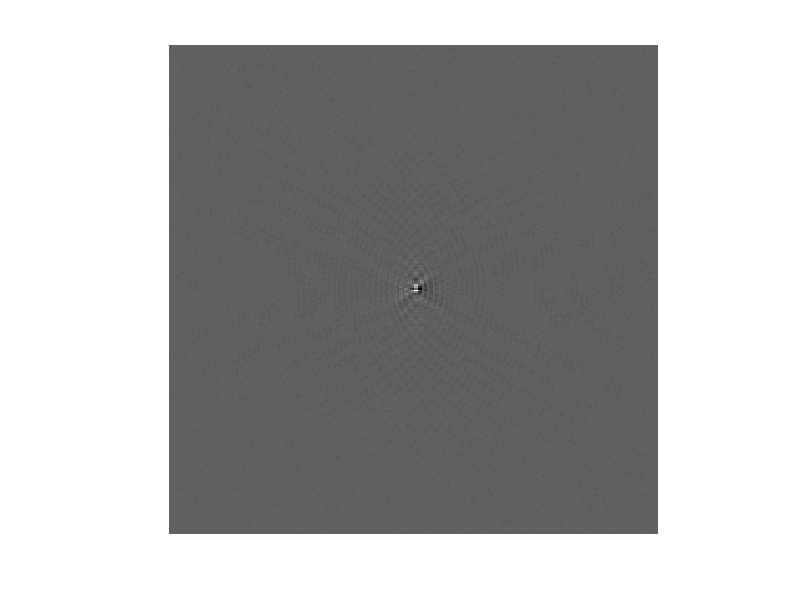
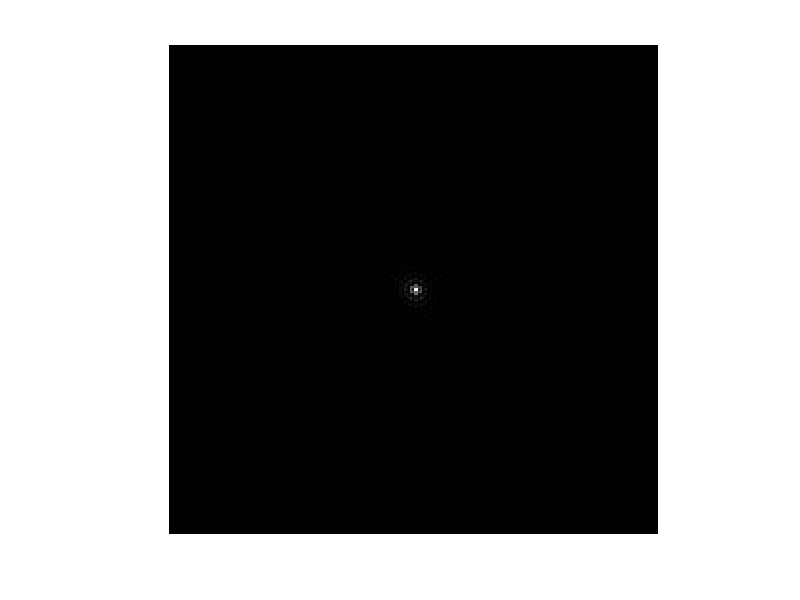
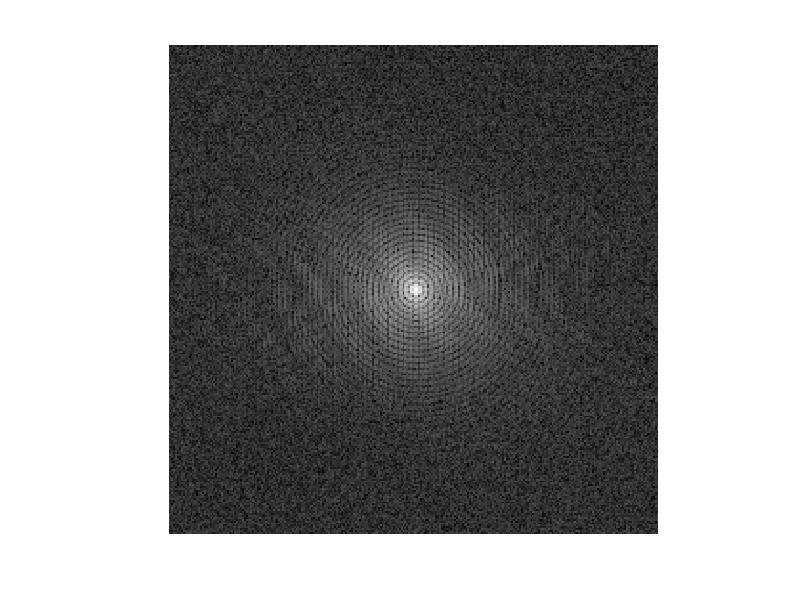
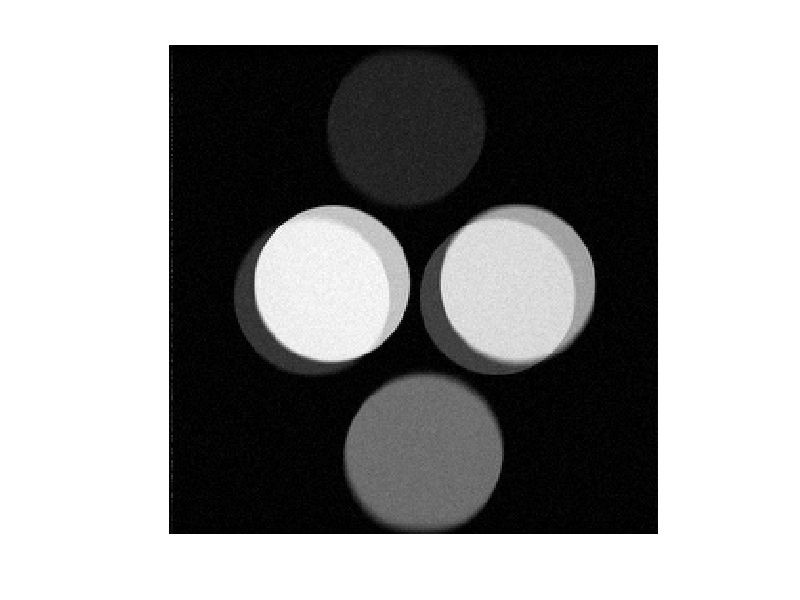

Here is the MATLAB script that generated these plots, in order:
clear all;
close all;
clc;
% MRI source data import %
%cilinder=getimagedata('cilinder',256,256,1);
load('artifacts_cilinder.mat');
cilinder=K_space_quadrature_ghost;
% Output imaginary and real data from FFT %
figure('Name','1) Imaginary FFT cilinder ', 'NumberTitle', 'off'),
imshow(imag(cilinder),[]);

figure('Name','2) Real FFT cilinder ', 'NumberTitle', 'off'),
imshow(abs(cilinder),[]);

% Logaritmic trasformation of FFT % 
logCilinder= log(1+abs(cilinder));
figure('Name','3) Logaritmic FFT cilinder ', 'NumberTitle', 'off'),
imshow(logCilinder,[]);

%Center IFFT%
ifftI = ifftshift(cilinder);
% Calculate IFFT % 
ifft = ifft2(ifftI);
ifft = fftshift(ifft);

% Output IFTT %
figure('Name','4) IFFT cilinder ', 'NumberTitle', 'off'),
imshow(abs(ifft),[]);

% Fix artifacts % 
cilinderFixed = complex(real(cilinder), imag(cilinder)*2);
% Center IFFT %
ifftI = ifftshift(cilinderFixed);
% Calculate IFFT %
ifft = ifft2(ifftI);
ifft = fftshift(ifft);
% Output of IFFT data %
figure('Name', '7) IFFT Fixed Artifsct Brain', 'NumberTitle', 'off'),
imshow(abs(ifft), []);